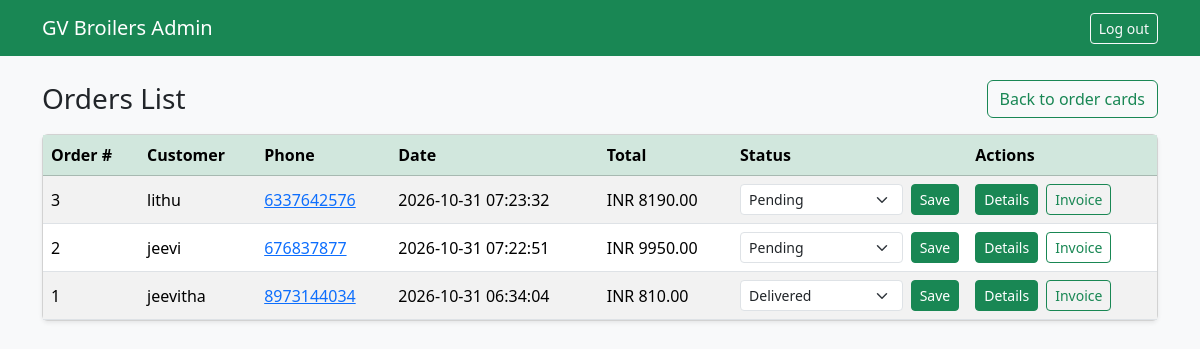
The app's page /admin-orders-list.php (signed in) with its own data.
### tables this page shows
CREATE TABLE IF NOT EXISTS `orders` (
  `id` bigint(20) UNSIGNED NOT NULL AUTO_INCREMENT,
  `customer_name` varchar(150) NOT NULL,
  `phone` varchar(20) NOT NULL,
  `address` text,
  `notes` text,
  `total_amount` decimal(10,2) NOT NULL DEFAULT '0.00',
  `status` enum('pending','confirmed','preparing','delivered','cancelled') NOT NULL DEFAULT 'pending',
  `created_at` timestamp NOT NULL DEFAULT CURRENT_TIMESTAMP,
  PRIMARY KEY (`id`)
);

### admin-orders-list.php (the view, shortened to what this page needs)
<?php
require_once __DIR__ . '/includes/db.php';
$statuses = array('pending', 'confirmed', 'preparing', 'delivered', 'cancelled');
$orders = mysqli_query($con, 'SELECT id, customer_name, phone, total_amount, status, created_at FROM orders ORDER BY created_at DESC, id DESC');
?>
<!DOCTYPE html><html lang="en"><head><link rel="stylesheet" href="css/bootstrap.min.css"></head><body class="bg-light">
<nav class="navbar bg-success navbar-dark"><div class="container"><a class="navbar-brand" href="admin.php">GV Broilers Admin</a><a class="btn btn-outline-light btn-sm" href="admin-logout.php">Log out</a></div></nav>
<main class="container py-4"><div class="d-flex justify-content-between align-items-center mb-3"><h1 class="h3 mb-0">Orders List</h1><a class="btn btn-outline-success" href="admin.php">Back to order cards</a></div>
<?php if (!$orders) { ?><div class="alert alert-danger">Could not load the orders.</div><?php } elseif (mysqli_num_rows($orders) === 0) { ?><div class="alert alert-info">There are no orders yet.</div><?php } else { ?>
<div class="card shadow-sm"><div class="table-responsive"><table class="table table-striped table-hover align-middle mb-0"><thead class="table-success"><tr><th>Order #</th><th>Customer</th><th>Phone</th><th>Date</th><th>Total</th><th>Status</th><th>Actions</th></tr></thead><tbody>
<?php while ($order = mysqli_fetch_assoc($orders)) { ?><tr><td><?php echo (int) $order['id']; ?></td><td><?php echo htmlspecialchars($order['customer_name'], ENT_QUOTES, 'UTF-8'); ?></td><td><a href="tel:<?php echo htmlspecialchars($order['phone'], ENT_QUOTES, 'UTF-8'); ?>"><?php echo htmlspecialchars($order['phone'], ENT_QUOTES, 'UTF-8'); ?></a></td><td><?php echo htmlspecialchars($order['created_at'], ENT_QUOTES, 'UTF-8'); ?></td><td>INR <?php echo htmlspecialchars($order['total_amount'], ENT_QUOTES, 'UTF-8'); ?></td><td><form method="post" class="d-flex gap-2"><input type="hidden" name="csrf" value="<?php echo htmlspecialchars($_SESSION['admin_csrf'], ENT_QUOTES, 'UTF-8'); ?>"><input type="hidden" name="order_id" value="<?php echo (int) $order['id']; ?>"><select class="form-select form-select-sm" name="status" aria-label="Status for order <?php echo (int) $order['id']; ?>"><?php foreach ($statuses as $status) { ?><option value="<?php echo $status; ?>" <?php echo $order['status'] === $status ? 'selected' : ''; ?>><?php echo ucfirst($status); ?></option><?php } ?></select><button class="btn btn-sm btn-success">Save</button></form></td><td><div class="d-flex gap-2"><a class="btn btn-sm btn-success" href="admin-order-details.php?id=<?php echo (int) $order['id']; ?>">Details</a><a class="btn btn-sm btn-outline-success" href="invoice.php?id=<?php echo (int) $order['id']; ?>">Invoice</a></div></td></tr><?php } ?>
</tbody></table></div></div><?php } ?></main></body></html>

### records on screen
orders: id "3", customer_name "lithu", phone "6337642576", created_at "2026-10-31 07:23:32", total_amount "8190.00", status "Pending"
orders: id "2", customer_name "jeevi", phone "676837877", created_at "2026-10-31 07:22:51", total_amount "9950.00", status "Pending"
orders: id "1", customer_name "jeevitha", phone "8973144034", created_at "2026-10-31 06:34:04", total_amount "810.00", status "Delivered"
